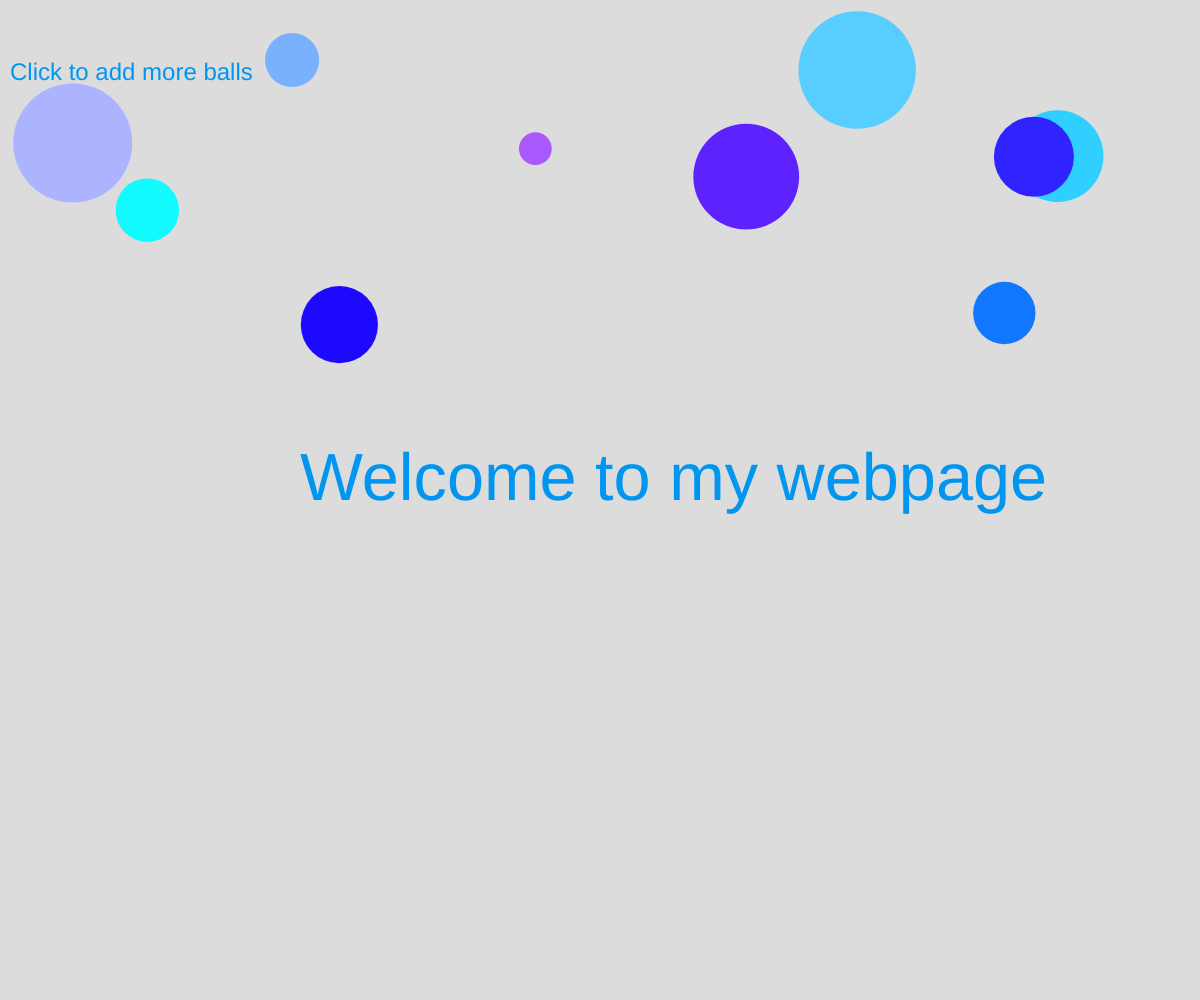
Frame 1 (no input)
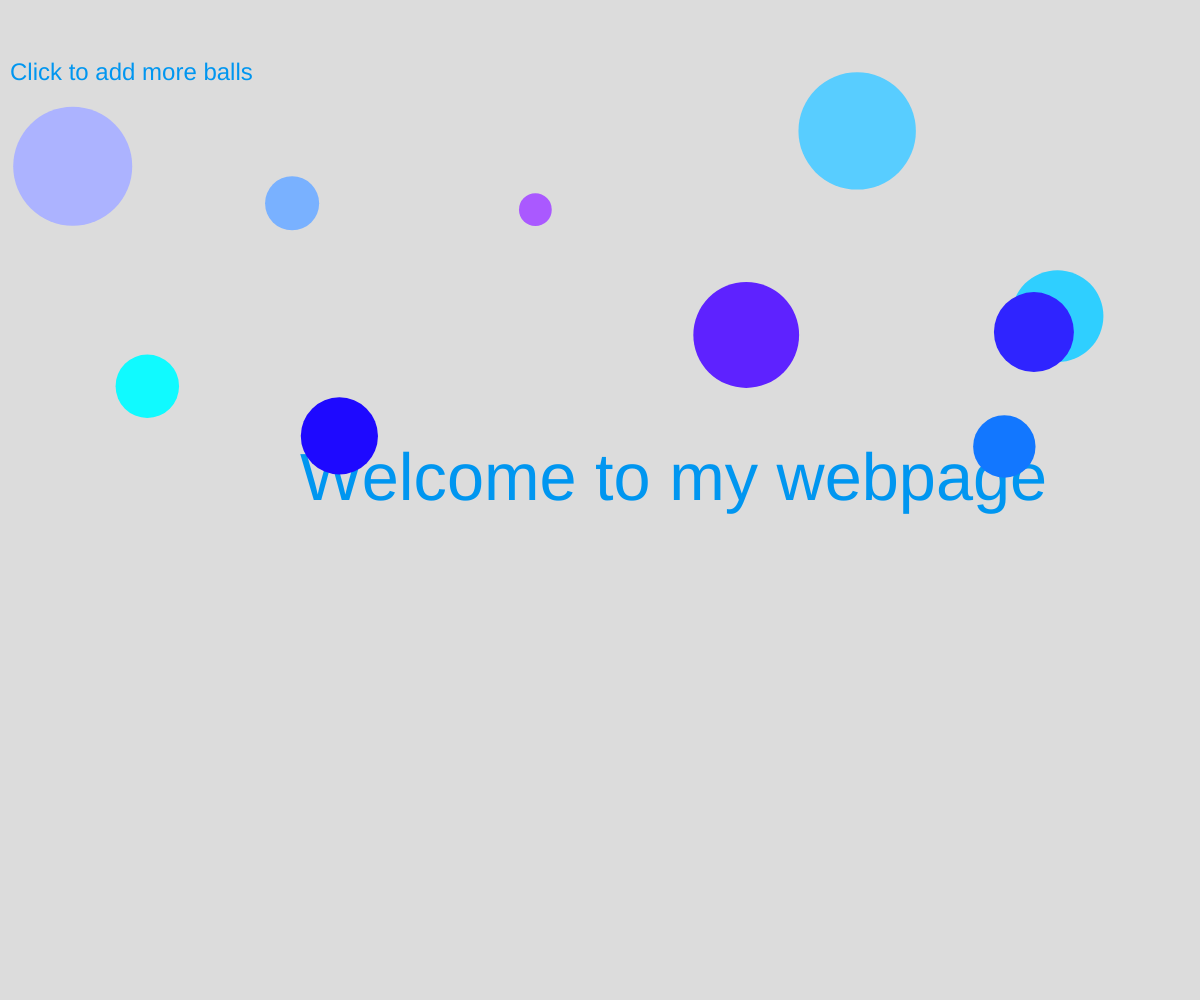
Frame 60 (no input)
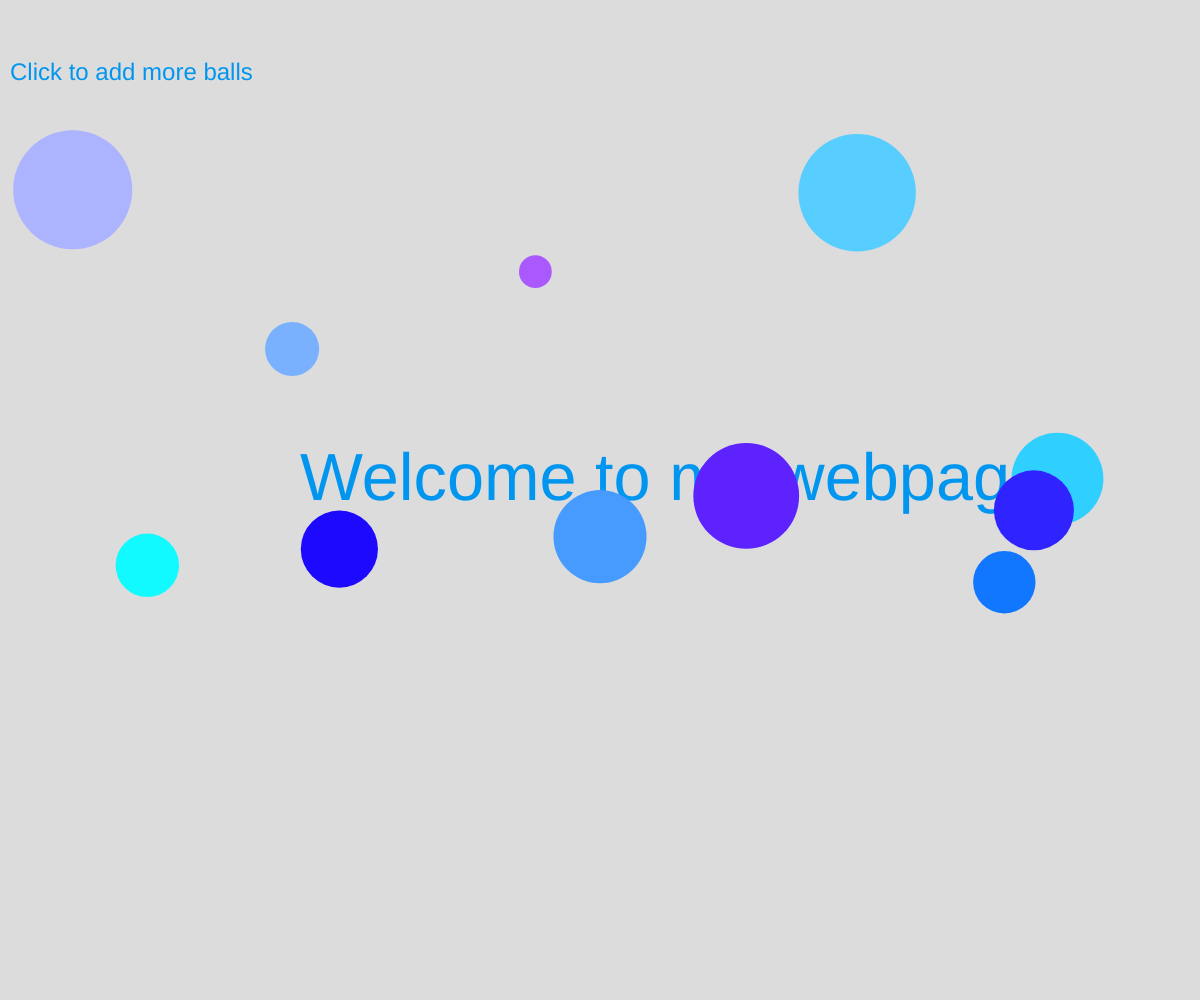
Frame 120 (the mouse pressed at the canvas centre since frame 60)

The p5.js sketch that drew these frames (run headless with seeded random() and noise() and a simulated clock; from frame 60 on, the mouse is pressed at the canvas centre):

// p5.js sketch
// ── sketch.js
let circles = [];
let introText = "Welcome to my webpage";
let infoText = "Click to add more balls";
function setup() {
    createCanvas(windowWidth, windowHeight)
    noStroke();
    for (let i = 0; i < 10; i++) {
        let x = random(width);
        let y = random(height/3);
        let d = random(20, 150);
        let c = color(random(255), random(255), 255);
        let s = random(0.2, 3);
          circles[i] = new DrawCircle(x, y, d, c, s);
      }
}

function draw() { 
    background(220);
    fill(0, 150, 240);
    textSize(windowWidth/18)
    text(introText, windowWidth/4, windowHeight/2)
    textSize(windowWidth/50)
    text(infoText, 10, 80);
    text
    for (let i = 0; i < circles.length; i++) {
        circles[i].move();
      circles[i].display();
    }
    
    if (circles.length > 60) {
        circles.shift();
    }
    
  }

  function windowResized() {
    resizeCanvas(windowWidth, windowHeight);
  }
  
  function mousePressed() {
    let d = random(20, 150);
    let c = color(random(255), random(255), 255);
    let s = random(0.2, 3);
      let newCircle = new DrawCircle(mouseX, mouseY, d, c, s);
    circles.push(newCircle);
  }
  
  class DrawCircle {
    constructor(x, y, d, c, s) {
        this.xPos = x;
        this.yPos = y;
        this.diameter = d;
        this.color = c;
        this.speed = s;
    }
    display() {
        fill(this.color);
        ellipse(this.xPos, this.yPos, this.diameter, this.diameter);
    }
    move() {
        this.yPos += this.speed;
        if (this.yPos - this.diameter / 2 > height) {
            this.yPos = -this.diameter / 2;
        }
    }
}
  

// ── style.css
html, body {
    overscroll-behavior: none;
  }
